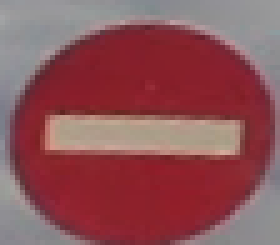
#> input picture images/test-3-classes/0/692.png, 56 x 49 px, found by its file name (shown 5 times larger)
$ python predict.py
#> lines starting #> are read from the running program, lines starting #| are printed output that depends on the picture
# predict using SVM SGD from scratch model
import os, sys, shutil
import numpy as np
import cv2

from skimage.feature import hog
from sklearn.calibration import CalibratedClassifierCV
from sklearn.linear_model import SGDClassifier
from imutils import paths
import argparse
import time
import pickle

img_path = r'images\test-3-classes\0\692.png'

ap = argparse.ArgumentParser()
ap.add_argument("-p", "--imgPath", required=False, default=img_path, help="Path to test image")
args = vars(ap.parse_args())

# initialize the data matrix and labels
print("[INFO] Extracting features...")

imagePath = args["imgPath"]

image = cv2.imread(imagePath)
#> image is the input picture: shape (49, 56, 3); mean B, G, R 87.6, 82.4, 141.8
gray = cv2.cvtColor(image, cv2.COLOR_BGR2GRAY)
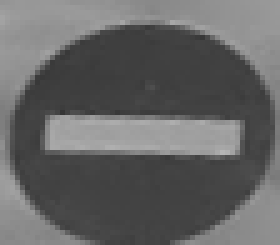
#> gray: shape (49, 56) (shown 5 times larger); min 53, max 181, mean 100.8
gray = cv2.resize(gray, (96, 96))
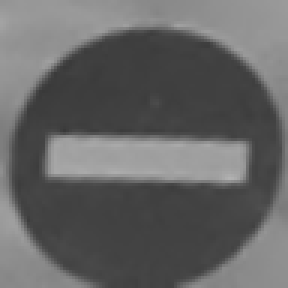
#> gray: shape (96, 96) (shown 3 times larger); min 56, max 178, mean 100.6

# extract Histogram of Oriented Gradients from the logo
hogFeature = hog(gray,orientations=9,pixels_per_cell=(8, 8),cells_per_block=(2, 2),transform_sqrt=True,visualize=False,block_norm='L2')
#> hogFeature = 4356 values, max 0.995 at index 780, min 0 at index 10, mean 0.0711

data = np.stack(hogFeature, axis=0)
#> data has the same summary as hogFeature
data = np.expand_dims(data, axis=0)
print('[INFO] Feature size: ', data.shape)
#| [INFO] Feature size:  (1, 4356)

print("[INFO] Loading classifier...")

clf = SGDClassifier(learning_rate='optimal', loss='hinge', penalty='l2', alpha=0.001, max_iter=15000, verbose=False, n_jobs=-1, tol=1e-3, early_stopping=True)
clf = CalibratedClassifierCV(clf)
model_path = '.\models\Stage1-SGD-2-class.sav'

#> (the run stopped early here; a loop or call above may not have finished)

$ run again, with images/test-3-classes/0/140.png copied over images/test-3-classes/0/692.png
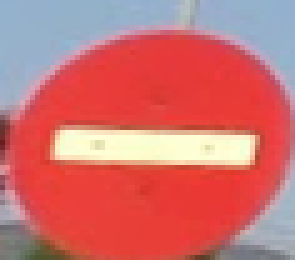
#> input picture images/test-3-classes/0/140.png, 59 x 52 px, found by its file name (shown 5 times larger)
#> image is the input picture: shape (52, 59, 3); mean B, G, R 112, 112, 205.8
#> `gray = cv2.cvtColor(image, cv2.COLOR_BGR2GRAY)`:
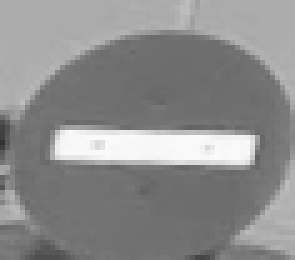
#> gray: shape (52, 59) (shown 5 times larger); min 51, max 251, mean 140
#> `gray = cv2.resize(gray, (96, 96))`:
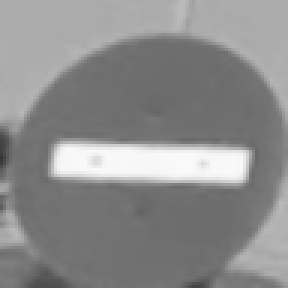
#> gray: shape (96, 96) (shown 3 times larger); min 52, max 250, mean 139.9
#> hogFeature = 4356 values, max 0.988 at index 780, min 0 at index 1, mean 0.0754
#> data has the same summary as hogFeature
#| [INFO] Feature size:  (1, 4356)
